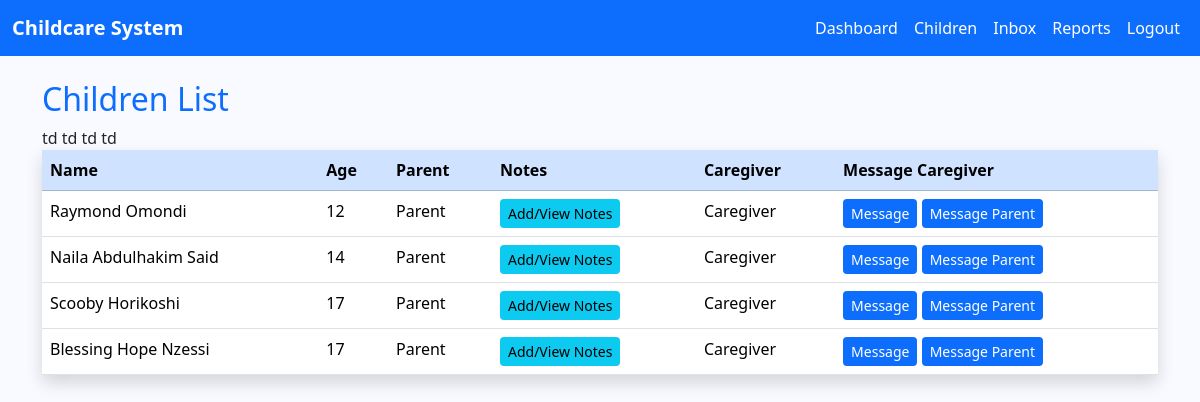
/children/ (signed in), run on the app's committed database.
### core/models.py (models this page shows, shortened)
class Child(models.Model):
    name = models.CharField(max_length=100)
    age = models.PositiveIntegerField()
    parent = models.ForeignKey(
        settings.AUTH_USER_MODEL,
        on_delete=models.CASCADE,
        limit_choices_to={'role': 'PARENT'},
        related_name='children_as_parent'
    )
    caregiver = models.ForeignKey(
        settings.AUTH_USER_MODEL,
        on_delete=models.SET_NULL,
        null=True, blank=True,
        limit_choices_to={'role': 'CAREGIVER'},
        related_name='children_as_caregiver'
    )

class User(AbstractUser):
    ROLE_CHOICES = (
        ('ADMIN', 'Administrator'),
        ('CAREGIVER', 'Caregiver'),
        ('PARENT', 'Parent'),
    )
    role = models.CharField(max_length=15, choices=ROLE_CHOICES, default='PARENT')

### core/views.py (the view)
# urls.py: path('children/', views.child_list, name='child_list'),
@login_required
def child_list(request):
    if request.user.role == 'ADMIN':
        children = Child.objects.all()
    elif request.user.role == 'PARENT':
        children = request.user.children_as_parent.all()
    elif request.user.role == 'CAREGIVER':
        children = request.user.children_as_caregiver.all()
    else:
        children = []
    return render(request, 'child_list.html', {'children': children})

### core/templates/child_list.html (shortened to what this page needs)
{% extends 'base.html' %}
{% block content %}
<h2 class="text-primary">Children List</h2>
<table class="table table-hover shadow">
    <thead class="table-primary">
        <tr>
            <th>Name</th>
            <th>Age</th>
            <th>Parent</th>
            <th>Notes</th>
            <th>Caregiver</th>
            <th>Message Caregiver</th>
        </tr>
    </thead>
    <tbody>
        {% for child in children %}
        <tr>
            <td>{{ child.name }}</td>
            <td>{{ child.age }}</td>
            <td>{{ child.parent.username }}</td>
            <td>
                {% if user.role == 'CAREGIVER' and child.caregiver == user %}
                    <a href="{% url 'care_notes' child.id %}" class="btn btn-info btn-sm">Add/View Notes</a>
                {% else %}
                    <a href="{% url 'care_notes' child.id %}" class="btn btn-secondary btn-sm">View Notes</a>
                {% endif %}
            </td>
            <td>
                {% if child.caregiver %}
                    {{ child.caregiver.username }}
                {% else %}
                    <span class="text-muted">Unassigned</span>
                {% endif %}
            </td>
            <td>
                {% if child.caregiver %}
                    <a href="{% url 'send_message' child.caregiver.id %}" class="btn btn-primary btn-sm">Message</a>
                    <a href="{% url 'send_message' child.parent.id %}" class="btn btn-primary btn-sm">Message Parent</a>
                {% else %}
                    <span class="text-muted">No caregiver</span>
                {% endif %}
            </td>
        </tr>
        {% endfor %}
    </tbody>
</table>
{% endblock %}

### core/templates/base.html (style rules this page uses)
body { background-color: #f8faff; }
.btn-primary { background-color: #0d6efd; border: none; }
.btn-info { background-color: #0dcaf0; border: none; }

### data on the page
Child: name "Raymond Omondi", age "12", parent.username "Parent", shows "Add/View Notes", caregiver.username "Caregiver", shows "Message"
Child: name "Naila Abdulhakim Said", age "14", parent.username "Parent", shows "Add/View Notes", caregiver.username "Caregiver", shows "Message"
Child: name "Scooby Horikoshi", age "17", parent.username "Parent", shows "Add/View Notes", caregiver.username "Caregiver", shows "Message"
Child: name "Blessing Hope Nzessi", age "17", parent.username "Parent", shows "Add/View Notes", caregiver.username "Caregiver", shows "Message"
